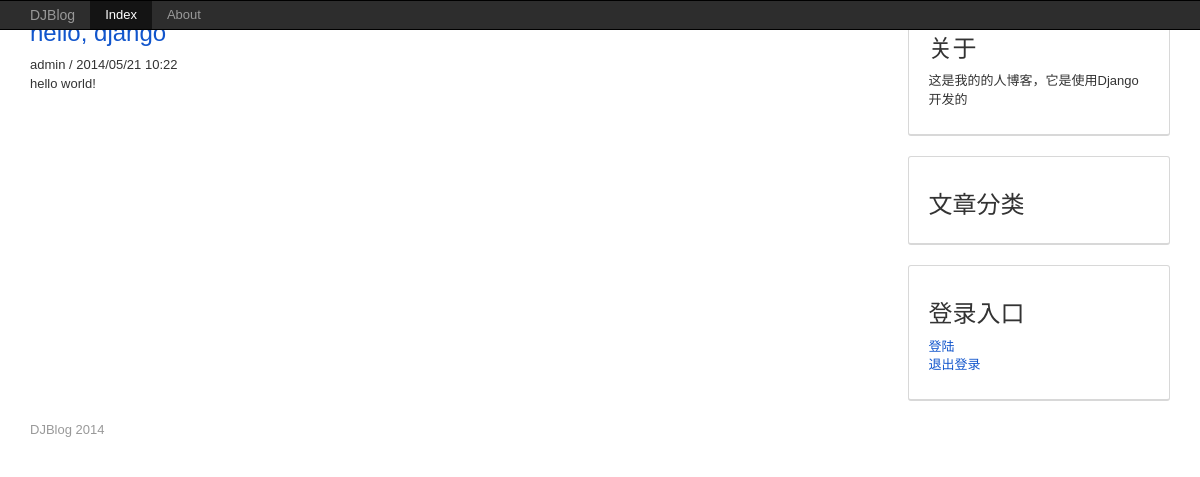
Before: / with the older database file.
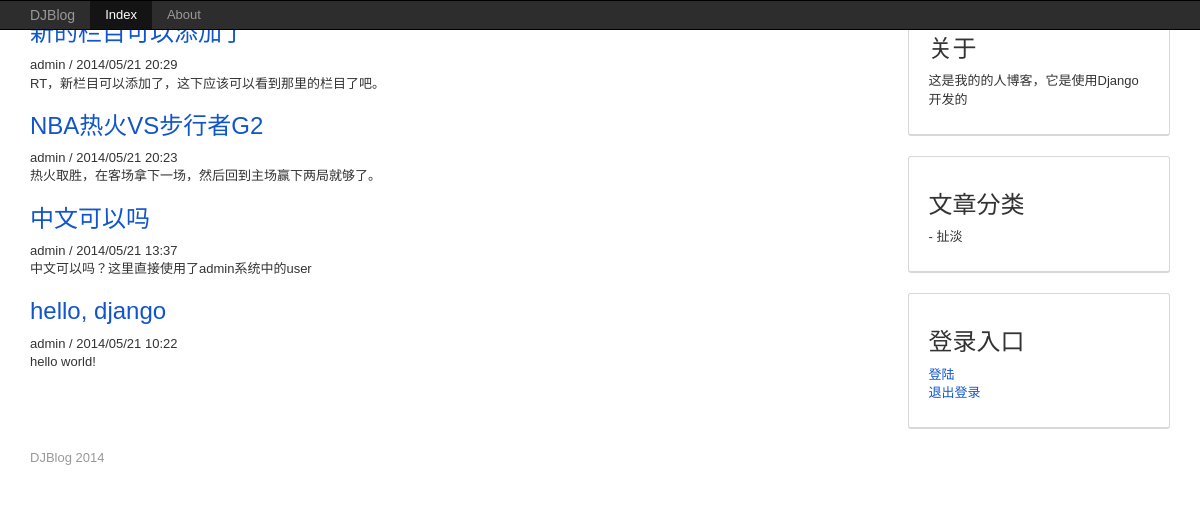
After: the same page with the newer database file.
### blog/models.py (models this page shows, shortened)
class Post(models.Model):
    title = models.CharField(u'标题', max_length=128)
    author = models.ForeignKey(User)
    content = models.TextField(u"内容")
    pub_data = models.DateTimeField(auto_now_add=True)
    po_type = models.ForeignKey(Category, verbose_name=u'文章分类', blank=True, null=True)
    class Meta:
        ordering = ['-id']

class Category(models.Model):
    name = models.CharField(u'文章分类', max_length=64)
    class Meta:
        ordering = ['-id']

### blog/views.py (the view)
# urls.py: url(r'^$', 'blog.views.index', name='index'),
def index(request):
    posts = get_list_or_404(Post)
    return render_to_response('blog/index.html',
        {"posts": posts,
        'categories': categories
        },
        context_instance=RequestContext(request))

### templates/blog/index.html (shortened to what this page needs)
{% extends "base.html" %}
{% block content %}
{% for post in posts %}
{% include "blog/_post.html" %}
{% endfor %}
{% endblock %}
{% block rightside %}
{% include 'blog/_side.html' %}
{% endblock %}

### templates/base.html (shortened to what this page needs)
<!DOCTYPE html>
<html lang="en">
  <head>
    <link href="{{ STATIC_URL }}todc-bootstrap/css/bootstrap.min.css" rel="stylesheet">
    <link href="{{ STATIC_URL }}todc-bootstrap/css/todc-bootstrap.min.css" rel="stylesheet">
    <link href="{{ STATIC_URL }}css/main.css" rel="stylesheet">
  </head>
  <body>
    <div id="wrap">
      <div class="navbar navbar-default navbar-fixed-top" role="navigation">
        <div class="container">
          <div class="navbar-header">
            <a class="navbar-brand" href="#">DJBlog</a>
          </div>
          <div class="collapse navbar-collapse">
            <ul class="nav navbar-nav">
              <li class="active"><a href="/">Index</a></li>
              <li><a href="#about">About</a></li>
            </ul>
          </div>
        </div>
      </div>
      <div class="container">
    <div class="row">
      <div class="col-lg-9">
        {% block content %}{% endblock %}
      </div>
      <div class="col-lg-3">
        {% block rightside %}{% endblock %}
      </div>
    </div>
      </div>
    </div>
    <div id="footer">
      <div class="container">
        <p class="text-muted">DJBlog 2014</p>
      </div>
    </div>
  </body>
</html>

### templates/blog/_post.html
<div class="post">
    <h3><a href="{{ post.get_absolute_url }}">{{ post.title }}</a></h3>
    <div class="info">{{ post.author.username }} / {{ post.pub_data|date:"Y/m/d H:i" }}</div>
    <div class="content">{{ post.content }}</div>
</div>

### templates/blog/_side.html
<div class="panel panel-default">
  <div class="panel-body">
    <h3>关于</h3>
    <p>这是我的的人博客，它是使用Django开发的</p>
  </div>
</div>
<div class="panel panel-default">
  <div class="panel-body">
    <h3>文章分类</h3>
    {% if categories %}
    <ul class="list-unstyled">
    {% for c in categories %}
      <li>- {{c.name|safe }}</li>
    {% endfor %}
    </ul>
    {% endif %}
  </div>
</div>
<div class="panel panel-default">
  <div class="panel-body">
    <h3>登录入口</h3>
    <p>
      <a href="/admin">登陆</a><br />
      <a href="/admin/loginout">退出登录</a>
    </p>
  </div>
</div>

Changed rows visible on the page:
added Post: title "新的栏目可以添加了", author.username "admin", pub_data "2014/05/21 20:29", content "RT，新栏目可以添加了，这下应该可以看到那里的栏目了吧。"
added Post: title "NBA热火VS步行者G2", author.username "admin", pub_data "2014/05/21 20:23", content "热火取胜，在客场拿下一场，然后回到主场赢下两局就够了。"
added Post: title "中文可以吗", author.username "admin", pub_data "2014/05/21 13:37", content "中文可以吗？这里直接使用了admin系统中的user"
added Category: name "扯淡"
